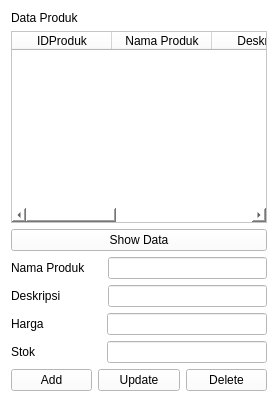
            <widget class="QWidget" name="editProduk">
             <property name="styleSheet">
              <string notr="true">background: rgb(255, 255, 255)</string>
             </property>
             <layout class="QVBoxLayout" name="verticalLayout_9">
              <item>
               <widget class="QLabel" name="label_13">
                <property name="text">
                 <string>Data Produk</string>
                </property>
               </widget>
              </item>
              <item>
               <widget class="QTableWidget" name="tableWidgetProduk">
                <column>
                 <property name="text">
                  <string>IDProduk</string>
                 </property>
                </column>
                <column>
                 <property name="text">
                  <string>Nama Produk</string>
                 </property>
                </column>
                <column>
                 <property name="text">
                  <string>Deskripsi</string>
                 </property>
                </column>
                <column>
                 <property name="text">
                  <string>Harga Produk</string>
                 </property>
                </column>
                <column>
                 <property name="text">
                  <string>Stok</string>
                 </property>
                </column>
               </widget>
              </item>
              <item>
               <widget class="QPushButton" name="btn_showDataProduk">
                <property name="styleSheet">
                 <string notr="true">QPushButton:hover {
	background-color: rgb(85, 170, 255);
}</string>
                </property>
                <property name="text">
                 <string>Show Data</string>
                </property>
               </widget>
              </item>
              <item>
               <layout class="QHBoxLayout" name="horizontalLayout_14">
                <property name="spacing">
                 <number>22</number>
                </property>
                <item>
                 <widget class="QLabel" name="label_16">
                  <property name="sizePolicy">
                   <sizepolicy hsizetype="Fixed" vsizetype="Preferred">
                    <horstretch>0</horstretch>
                    <verstretch>0</verstretch>
                   </sizepolicy>
                  </property>
                  <property name="styleSheet">
                   <string notr="true"/>
                  </property>
                  <property name="text">
                   <string>Nama Produk</string>
                  </property>
                 </widget>
                </item>
                <item>
                 <widget class="QLineEdit" name="lineEditNamaProduk">
                  <property name="styleSheet">
                   <string notr="true">background: rgb(255, 255, 255)</string>
                  </property>
                 </widget>
                </item>
               </layout>
              </item>
              <item>
               <layout class="QHBoxLayout" name="horizontalLayout_15">
                <property name="spacing">
                 <number>47</number>
                </property>
                <item>
                 <widget class="QLabel" name="label_17">
                  <property name="sizePolicy">
                   <sizepolicy hsizetype="Fixed" vsizetype="Fixed">
                    <horstretch>0</horstretch>
                    <verstretch>0</verstretch>
                   </sizepolicy>
                  </property>
                  <property name="maximumSize">
                   <size>
                    <width>90</width>
                    <height>16777215</height>
                   </size>
                  </property>
                  <property name="styleSheet">
                   <string notr="true"/>
                  </property>
                  <property name="text">
                   <string>Deskripsi</string>
                  </property>
                 </widget>
                </item>
                <item>
                 <widget class="QLineEdit" name="lineEditDeskripsi"/>
                </item>
               </layout>
              </item>
              <item>
               <layout class="QHBoxLayout" name="horizontalLayout_17">
                <property name="spacing">
                 <number>63</number>
                </property>
                <item>
                 <widget class="QLabel" name="label_19">
                  <property name="sizePolicy">
                   <sizepolicy hsizetype="Fixed" vsizetype="Preferred">
                    <horstretch>0</horstretch>
                    <verstretch>0</verstretch>
                   </sizepolicy>
                  </property>
                  <property name="styleSheet">
                   <string notr="true"/>
                  </property>
                  <property name="text">
                   <string>Harga</string>
                  </property>
                 </widget>
                </item>
                <item>
                 <widget class="QLineEdit" name="lineEditHarga">
                  <property name="styleSheet">
                   <string notr="true">background: rgb(255, 255, 255)</string>
                  </property>
                  <property name="echoMode">
                   <enum>QLineEdit::Normal</enum>
                  </property>
                 </widget>
                </item>
               </layout>
              </item>
              <item>
               <layout class="QHBoxLayout" name="horizontalLayout_16">
                <property name="spacing">
                 <number>71</number>
                </property>
                <item>
                 <widget class="QLabel" name="label_18">
                  <property name="sizePolicy">
                   <sizepolicy hsizetype="Fixed" vsizetype="Preferred">
                    <horstretch>0</horstretch>
                    <verstretch>0</verstretch>
                   </sizepolicy>
                  </property>
                  <property name="styleSheet">
                   <string notr="true"/>
                  </property>
                  <property name="text">
                   <string>Stok</string>
                  </property>
                 </widget>
                </item>
                <item>
                 <widget class="QLineEdit" name="lineEditStok">
                  <property name="styleSheet">
                   <string notr="true">background: rgb(255, 255, 255)</string>
                  </property>
                 </widget>
                </item>
               </layout>
              </item>
              <item>
               <layout class="QHBoxLayout" name="horizontalLayout_18">
                <item>
                 <widget class="QPushButton" name="btn_addProduk">
                  <property name="styleSheet">
                   <string notr="true">QPushButton:hover {
	background-color: rgb(85, 170, 255);
}</string>
                  </property>
                  <property name="text">
                   <string>Add</string>
                  </property>
                 </widget>
                </item>
                <item>
                 <widget class="QPushButton" name="btn_updateProduk">
                  <property name="styleSheet">
                   <string notr="true">QPushButton:hover {
	background-color: rgb(85, 170, 255);
}</string>
                  </property>
                  <property name="text">
                   <string>Update</string>
                  </property>
                 </widget>
                </item>
                <item>
                 <widget class="QPushButton" name="btn_deleteProduk">
                  <property name="styleSheet">
                   <string notr="true">QPushButton:hover {
	background-color: rgb(85, 170, 255);
}</string>
                  </property>
                  <property name="text">
                   <string>Delete</string>
                  </property>
                 </widget>
                </item>
               </layout>
              </item>
             </layout>
            </widget>
